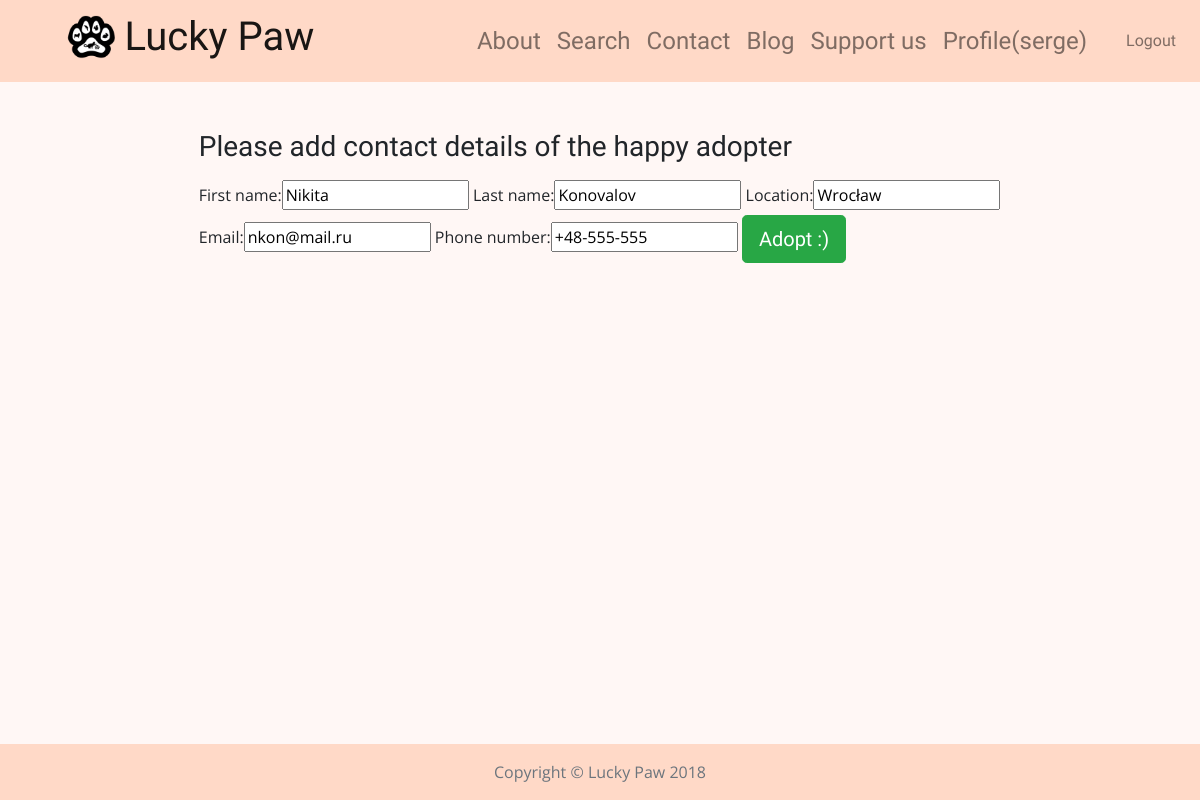
Page /pet/11/adopt/ (signed in) on the committed database.
### app/models.py (models this page shows, shortened)
class AdopterInfo(models.Model):
    id = models.AutoField(primary_key=True)
    first_name = models.CharField(max_length=50, default='', blank=False)
    last_name = models.CharField(max_length=50, default='', blank=True)
    location = models.CharField(max_length=50, default='', blank=False)
    email = models.CharField(max_length=50, default='', blank=False)
    phone_number = models.CharField(max_length=50, default='', blank=False)
    date_adopted = models.DateField(auto_now=True)

### app/pet_views.py (the view)
# urls.py: path('pet/<id>/adopt/', pet_views.pet_adopt, name='pet_adopt'),
@login_required
def pet_adopt(request, id):
    pet = get_object_or_404(models.Pet, pk=id)
    if(request.user.is_superuser or request.user == pet.supervisor.user):
        if request.method == 'POST':
            form = AdopterInfoForm(request.POST)
            if form.is_valid():
                adopter_info = form.save()
                pet.adopter_info = adopter_info
                pet.adopted = True
                pet.save()
                return redirect('index')
        else:
            form = AdopterInfoForm(instance=pet.adopter_info)
        return render(request, 'app/pet_adopt.html', {'form': form, 'pet': pet, 'id': id})
    return redirect('index')

### app/forms.py
class AdopterInfoForm(forms.ModelForm):
    class Meta:
        model = AdopterInfo
        fields = ['first_name','last_name', 'location', 'email', 'phone_number' ]

### app/templates/app/pet_adopt.html (shortened to what this page needs)
{% extends 'app/base.html' %}
{% load staticfiles %}
{% load bootstrap_tags %}
{% block content %}
<form class="container col-md-9 my-5" enctype="multipart/form-data" action="" method="post">
  <h3 class="mb-3">Please add contact details of the happy adopter</h3>
  {{ form|as_bootstrap }}
  <button class="btn btn-lg btn-success d-inline-block" type="submit">Adopt :)</button>
</form>
{% endblock %}

### app/templates/app/base_nav.html (shortened to what this page needs)
{% load staticfiles %}
<nav id="mainNav" class="navbar navbar-expand-lg navbar-light">
  <a class="navbar-brand ml-sm-2 ml-xl-5" href="{% url 'index' %}">
      <img style="width: auto; height: 48px;" class="d-sm-inline-block d-none align-top" src="{% static 'images/logo.png' %}">
      <h1 class="d-sm-inline-block d-none align-top"> Lucky Paw</h1>
  </a>
  <div class="collapse navbar-collapse" id="navbarResponsive">
      <div class="container">
        <ul class="navbar-nav float-lg-right mr-sm-1 mr-xl-2">
          <li class="nav-item">
              {% url 'about' as url %}
              <a class="nav-link {% if request.path == url %}active{% endif %}" href="{{ url }}">About</a>
          </li>
          <li class="nav-item">
              {% url 'search' as url %}
              <a class="nav-link {% if request.path == url %}active{% endif %}" href="{{ url }}">Search</a>
              </li>
          <li class="nav-item">
              {% url 'contact' as url %}
              <a class="nav-link {% if request.path == url %}active{% endif %}" href="{{ url }}">Contact</a>
          </li>
          <li class="nav-item">
              {% url 'blog' as url %}
              <a class="nav-link {% if request.path == url %}active{% endif %}" href="{{ url }}">Blog</a>
          </li>
          <li class="nav-item">
              {% url 'support' as url %}
              <a class="nav-link {% if request.path == url %}active{% endif %}" href="{{ url }}">Support us</a>
          </li>
          {% if request.user.is_authenticated %}
            <li class="nav-item">
              <a class="nav-link" href="{% url 'user_profile' username=request.user.username %}">Profile({{ request.user.username }})</a>
            </li>
          {% endif %}
        </ul>
      </div>
      <ul class="navbar-nav">
      {% if request.user.is_authenticated %}
          <li class="nav-item nav-item-small">
          <a class="nav-link nav-link-small" href="{% url "logout" %}">Logout</a>
          </li>
      {% else %}
          <li class="nav-item nav-item-small">
          <a class="nav-link nav-link-small" id="loginModalButton" data-url="{% url 'login_register_modal' %}" href="#login">Login/Register</a>
          </li>
      {% endif %}
      </ul>
  </div>
</nav>

### app/static/css/base.css (style rules this page uses)
h1, h2, h3, h4, h5, h6, a, button { font-family: 'Handlee', cursive; }
#mainNav, footer { background-color: #ffd9c7; }
body { background-color: #fff7f5; font-family: 'Open Sans', sans-serif; }
#mainNav .nav-link { font-size: 1.5em; }
#mainNav .nav-item { transition-property: background-color; transition-duration: 0.25s; border-radius: 14%; }
#mainNav .nav-link-small { font-size: 1em; }
html { position: relative; min-height: 100%; }

### rows in the picture
AdopterInfo: first_name "Nikita", last_name "Konovalov", location "Wrocław", email "nkon@mail.ru", phone_number "+48-555-555"

### other values in the picture
{{ request.user.username }} "serge"
